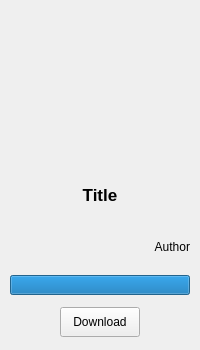
<?xml version="1.0" encoding="UTF-8"?>
<ui version="4.0">
 <class>GameRow</class>
 <widget class="QWidget" name="GameRow">
  <property name="geometry">
   <rect>
    <x>0</x>
    <y>0</y>
    <width>200</width>
    <height>350</height>
   </rect>
  </property>
  <property name="sizePolicy">
   <sizepolicy hsizetype="MinimumExpanding" vsizetype="Fixed">
    <horstretch>0</horstretch>
    <verstretch>0</verstretch>
   </sizepolicy>
  </property>
  <property name="minimumSize">
   <size>
    <width>200</width>
    <height>350</height>
   </size>
  </property>
  <property name="maximumSize">
   <size>
    <width>16777215</width>
    <height>350</height>
   </size>
  </property>
  <property name="windowTitle">
   <string notr="true"/>
  </property>
  <property name="autoFillBackground">
   <bool>true</bool>
  </property>
  <property name="styleSheet">
   <string notr="true"/>
  </property>
  <property name="locale">
   <locale language="English" country="UnitedStates"/>
  </property>
  <layout class="QGridLayout" name="GameRowLayout">
   <property name="leftMargin">
    <number>0</number>
   </property>
   <property name="topMargin">
    <number>0</number>
   </property>
   <property name="rightMargin">
    <number>0</number>
   </property>
   <property name="bottomMargin">
    <number>0</number>
   </property>
   <property name="spacing">
    <number>0</number>
   </property>
   <item row="0" column="0">
    <widget class="QFrame" name="gameRowFrame">
     <layout class="QVBoxLayout" name="gameRowFrameLayout">
      <property name="spacing">
       <number>10</number>
      </property>
      <property name="leftMargin">
       <number>10</number>
      </property>
      <property name="topMargin">
       <number>10</number>
      </property>
      <property name="rightMargin">
       <number>10</number>
      </property>
      <property name="bottomMargin">
       <number>10</number>
      </property>
      <item alignment="Qt::AlignHCenter|Qt::AlignVCenter">
       <widget class="QLabel" name="gameCoverLabel">
        <property name="sizePolicy">
         <sizepolicy hsizetype="Fixed" vsizetype="Fixed">
          <horstretch>0</horstretch>
          <verstretch>0</verstretch>
         </sizepolicy>
        </property>
        <property name="minimumSize">
         <size>
          <width>150</width>
          <height>150</height>
         </size>
        </property>
        <property name="maximumSize">
         <size>
          <width>180</width>
          <height>150</height>
         </size>
        </property>
        <property name="text">
         <string/>
        </property>
        <property name="pixmap">
         <pixmap resource="../../resources.qrc">:/images/images/gameRowLabel-placeholder.png</pixmap>
        </property>
        <property name="scaledContents">
         <bool>true</bool>
        </property>
        <property name="alignment">
         <set>Qt::AlignCenter</set>
        </property>
       </widget>
      </item>
      <item alignment="Qt::AlignHCenter|Qt::AlignVCenter">
       <widget class="QLabel" name="gameTitleLabel">
        <property name="sizePolicy">
         <sizepolicy hsizetype="Maximum" vsizetype="Maximum">
          <horstretch>0</horstretch>
          <verstretch>0</verstretch>
         </sizepolicy>
        </property>
        <property name="minimumSize">
         <size>
          <width>180</width>
          <height>50</height>
         </size>
        </property>
        <property name="maximumSize">
         <size>
          <width>180</width>
          <height>50</height>
         </size>
        </property>
        <property name="font">
         <font>
          <pointsize>13</pointsize>
          <weight>75</weight>
          <bold>true</bold>
         </font>
        </property>
        <property name="text">
         <string>Title</string>
        </property>
        <property name="alignment">
         <set>Qt::AlignCenter</set>
        </property>
        <property name="wordWrap">
         <bool>true</bool>
        </property>
       </widget>
      </item>
      <item alignment="Qt::AlignHCenter|Qt::AlignVCenter">
       <widget class="QLabel" name="gameCreatorLabel">
        <property name="sizePolicy">
         <sizepolicy hsizetype="Maximum" vsizetype="Maximum">
          <horstretch>0</horstretch>
          <verstretch>0</verstretch>
         </sizepolicy>
        </property>
        <property name="minimumSize">
         <size>
          <width>180</width>
          <height>30</height>
         </size>
        </property>
        <property name="maximumSize">
         <size>
          <width>180</width>
          <height>30</height>
         </size>
        </property>
        <property name="font">
         <font>
          <italic>false</italic>
         </font>
        </property>
        <property name="text">
         <string>Author</string>
        </property>
        <property name="alignment">
         <set>Qt::AlignRight|Qt::AlignTrailing|Qt::AlignVCenter</set>
        </property>
        <property name="wordWrap">
         <bool>true</bool>
        </property>
       </widget>
      </item>
      <item>
       <widget class="QProgressBar" name="progressBar">
        <property name="minimumSize">
         <size>
          <width>0</width>
          <height>20</height>
         </size>
        </property>
        <property name="maximumSize">
         <size>
          <width>16777215</width>
          <height>20</height>
         </size>
        </property>
        <property name="minimum">
         <number>0</number>
        </property>
        <property name="maximum">
         <number>100</number>
        </property>
        <property name="value">
         <number>100</number>
        </property>
        <property name="alignment">
         <set>Qt::AlignCenter</set>
        </property>
        <property name="textVisible">
         <bool>false</bool>
        </property>
       </widget>
      </item>
      <item alignment="Qt::AlignHCenter|Qt::AlignVCenter">
       <widget class="QPushButton" name="downloadButton">
        <property name="sizePolicy">
         <sizepolicy hsizetype="Fixed" vsizetype="Fixed">
          <horstretch>0</horstretch>
          <verstretch>0</verstretch>
         </sizepolicy>
        </property>
        <property name="minimumSize">
         <size>
          <width>80</width>
          <height>30</height>
         </size>
        </property>
        <property name="baseSize">
         <size>
          <width>0</width>
          <height>0</height>
         </size>
        </property>
        <property name="text">
         <string>Download</string>
        </property>
       </widget>
      </item>
     </layout>
    </widget>
   </item>
  </layout>
 </widget>
 <resources>
  <include location="../../resources.qrc"/>
 </resources>
 <connections/>
</ui>
